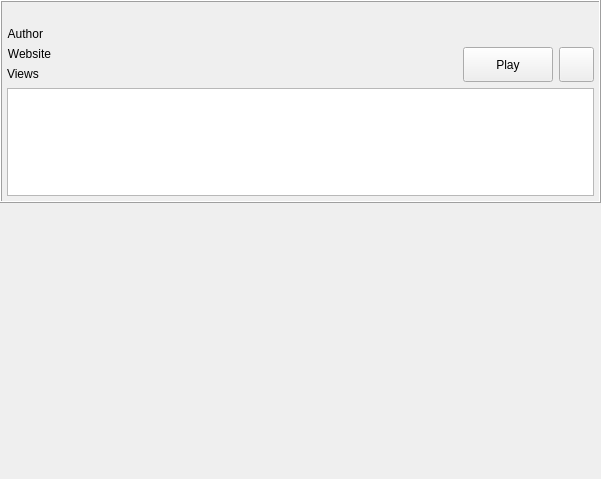
<?xml version="1.0" encoding="UTF-8"?>
<ui version="4.0">
 <class>Form</class>
 <widget class="QWidget" name="Form">
  <property name="geometry">
   <rect>
    <x>0</x>
    <y>0</y>
    <width>601</width>
    <height>479</height>
   </rect>
  </property>
  <property name="windowTitle">
   <string>Form</string>
  </property>
  <layout class="QGridLayout" name="gridLayout">
   <property name="sizeConstraint">
    <enum>QLayout::SetMaximumSize</enum>
   </property>
   <property name="leftMargin">
    <number>0</number>
   </property>
   <property name="topMargin">
    <number>0</number>
   </property>
   <property name="rightMargin">
    <number>0</number>
   </property>
   <property name="bottomMargin">
    <number>0</number>
   </property>
   <item row="2" column="0">
    <layout class="QHBoxLayout" name="horizontalLayout_3">
     <property name="sizeConstraint">
      <enum>QLayout::SetDefaultConstraint</enum>
     </property>
     <item>
      <widget class="QLabel" name="label_thumbnail">
       <property name="sizePolicy">
        <sizepolicy hsizetype="Fixed" vsizetype="Fixed">
         <horstretch>0</horstretch>
         <verstretch>0</verstretch>
        </sizepolicy>
       </property>
       <property name="minimumSize">
        <size>
         <width>480</width>
         <height>270</height>
        </size>
       </property>
       <property name="maximumSize">
        <size>
         <width>480</width>
         <height>270</height>
        </size>
       </property>
       <property name="mouseTracking">
        <bool>true</bool>
       </property>
       <property name="text">
        <string/>
       </property>
      </widget>
     </item>
     <item>
      <widget class="QFrame" name="frame_3">
       <property name="sizePolicy">
        <sizepolicy hsizetype="Preferred" vsizetype="Fixed">
         <horstretch>0</horstretch>
         <verstretch>0</verstretch>
        </sizepolicy>
       </property>
       <property name="minimumSize">
        <size>
         <width>0</width>
         <height>270</height>
        </size>
       </property>
       <property name="maximumSize">
        <size>
         <width>16777215</width>
         <height>270</height>
        </size>
       </property>
       <property name="frameShape">
        <enum>QFrame::NoFrame</enum>
       </property>
       <property name="frameShadow">
        <enum>QFrame::Raised</enum>
       </property>
      </widget>
     </item>
    </layout>
   </item>
   <item row="1" column="0">
    <widget class="QFrame" name="frame">
     <property name="frameShape">
      <enum>QFrame::Box</enum>
     </property>
     <property name="frameShadow">
      <enum>QFrame::Raised</enum>
     </property>
     <property name="lineWidth">
      <number>1</number>
     </property>
     <layout class="QGridLayout" name="gridLayout_3">
      <property name="leftMargin">
       <number>5</number>
      </property>
      <property name="topMargin">
       <number>5</number>
      </property>
      <property name="rightMargin">
       <number>5</number>
      </property>
      <property name="bottomMargin">
       <number>5</number>
      </property>
      <item row="0" column="0">
       <layout class="QVBoxLayout" name="verticalLayout">
        <item>
         <widget class="QLabel" name="label_title">
          <property name="sizePolicy">
           <sizepolicy hsizetype="Preferred" vsizetype="Maximum">
            <horstretch>0</horstretch>
            <verstretch>0</verstretch>
           </sizepolicy>
          </property>
          <property name="text">
           <string/>
          </property>
          <property name="wordWrap">
           <bool>true</bool>
          </property>
          <property name="textInteractionFlags">
           <set>Qt::LinksAccessibleByMouse|Qt::TextSelectableByMouse</set>
          </property>
         </widget>
        </item>
        <item>
         <layout class="QHBoxLayout" name="horizontalLayout_2">
          <item>
           <layout class="QFormLayout" name="formLayout_meta">
            <item row="0" column="0">
             <widget class="QLabel" name="label_static_meta_author">
              <property name="layoutDirection">
               <enum>Qt::LeftToRight</enum>
              </property>
              <property name="text">
               <string>Author</string>
              </property>
              <property name="alignment">
               <set>Qt::AlignRight|Qt::AlignTrailing|Qt::AlignVCenter</set>
              </property>
              <property name="textInteractionFlags">
               <set>Qt::LinksAccessibleByMouse|Qt::TextSelectableByMouse</set>
              </property>
             </widget>
            </item>
            <item row="0" column="1">
             <widget class="QLabel" name="label_meta_author">
              <property name="text">
               <string/>
              </property>
              <property name="openExternalLinks">
               <bool>true</bool>
              </property>
              <property name="textInteractionFlags">
               <set>Qt::LinksAccessibleByMouse|Qt::TextSelectableByMouse</set>
              </property>
             </widget>
            </item>
            <item row="1" column="0">
             <widget class="QLabel" name="label_static_meta_website">
              <property name="layoutDirection">
               <enum>Qt::LeftToRight</enum>
              </property>
              <property name="text">
               <string>Website</string>
              </property>
              <property name="alignment">
               <set>Qt::AlignRight|Qt::AlignTrailing|Qt::AlignVCenter</set>
              </property>
              <property name="textInteractionFlags">
               <set>Qt::LinksAccessibleByMouse|Qt::TextSelectableByMouse</set>
              </property>
             </widget>
            </item>
            <item row="1" column="1">
             <widget class="QLabel" name="label_meta_website">
              <property name="text">
               <string/>
              </property>
              <property name="openExternalLinks">
               <bool>true</bool>
              </property>
              <property name="textInteractionFlags">
               <set>Qt::LinksAccessibleByMouse|Qt::TextSelectableByMouse</set>
              </property>
             </widget>
            </item>
            <item row="2" column="0">
             <widget class="QLabel" name="label_static_meta_views">
              <property name="text">
               <string>Views</string>
              </property>
              <property name="textInteractionFlags">
               <set>Qt::LinksAccessibleByMouse|Qt::TextSelectableByMouse</set>
              </property>
             </widget>
            </item>
            <item row="2" column="1">
             <widget class="QLabel" name="label_meta_views">
              <property name="text">
               <string/>
              </property>
              <property name="textInteractionFlags">
               <set>Qt::LinksAccessibleByMouse|Qt::TextSelectableByMouse</set>
              </property>
             </widget>
            </item>
           </layout>
          </item>
          <item>
           <layout class="QGridLayout" name="gridLayout_2">
            <item row="1" column="3">
             <widget class="QPushButton" name="pb_play">
              <property name="minimumSize">
               <size>
                <width>90</width>
                <height>35</height>
               </size>
              </property>
              <property name="text">
               <string>Play</string>
              </property>
             </widget>
            </item>
            <item row="1" column="1">
             <widget class="QLabel" name="label_player_status">
              <property name="text">
               <string/>
              </property>
             </widget>
            </item>
            <item row="0" column="0" colspan="5">
             <widget class="QLabel" name="label_date">
              <property name="text">
               <string/>
              </property>
              <property name="alignment">
               <set>Qt::AlignRight|Qt::AlignTrailing|Qt::AlignVCenter</set>
              </property>
              <property name="textInteractionFlags">
               <set>Qt::LinksAccessibleByMouse|Qt::TextSelectableByMouse</set>
              </property>
             </widget>
            </item>
            <item row="1" column="0">
             <spacer name="horizontalSpacer">
              <property name="orientation">
               <enum>Qt::Horizontal</enum>
              </property>
              <property name="sizeHint" stdset="0">
               <size>
                <width>40</width>
                <height>20</height>
               </size>
              </property>
             </spacer>
            </item>
            <item row="1" column="4">
             <widget class="QPushButton" name="pb_audio">
              <property name="minimumSize">
               <size>
                <width>35</width>
                <height>35</height>
               </size>
              </property>
              <property name="maximumSize">
               <size>
                <width>35</width>
                <height>16777215</height>
               </size>
              </property>
              <property name="toolTip">
               <string>Play audio only</string>
              </property>
              <property name="text">
               <string/>
              </property>
             </widget>
            </item>
            <item row="1" column="2">
             <widget class="QPushButton" name="pb_star">
              <property name="minimumSize">
               <size>
                <width>35</width>
                <height>35</height>
               </size>
              </property>
              <property name="maximumSize">
               <size>
                <width>35</width>
                <height>35</height>
               </size>
              </property>
              <property name="text">
               <string/>
              </property>
              <property name="flat">
               <bool>true</bool>
              </property>
             </widget>
            </item>
           </layout>
          </item>
         </layout>
        </item>
        <item>
         <widget class="QTextBrowser" name="label_description">
          <property name="enabled">
           <bool>true</bool>
          </property>
          <property name="sizePolicy">
           <sizepolicy hsizetype="Expanding" vsizetype="MinimumExpanding">
            <horstretch>0</horstretch>
            <verstretch>0</verstretch>
           </sizepolicy>
          </property>
          <property name="minimumSize">
           <size>
            <width>0</width>
            <height>40</height>
           </size>
          </property>
          <property name="readOnly">
           <bool>true</bool>
          </property>
          <property name="openExternalLinks">
           <bool>true</bool>
          </property>
         </widget>
        </item>
       </layout>
      </item>
     </layout>
    </widget>
   </item>
  </layout>
 </widget>
 <resources/>
 <connections/>
</ui>
